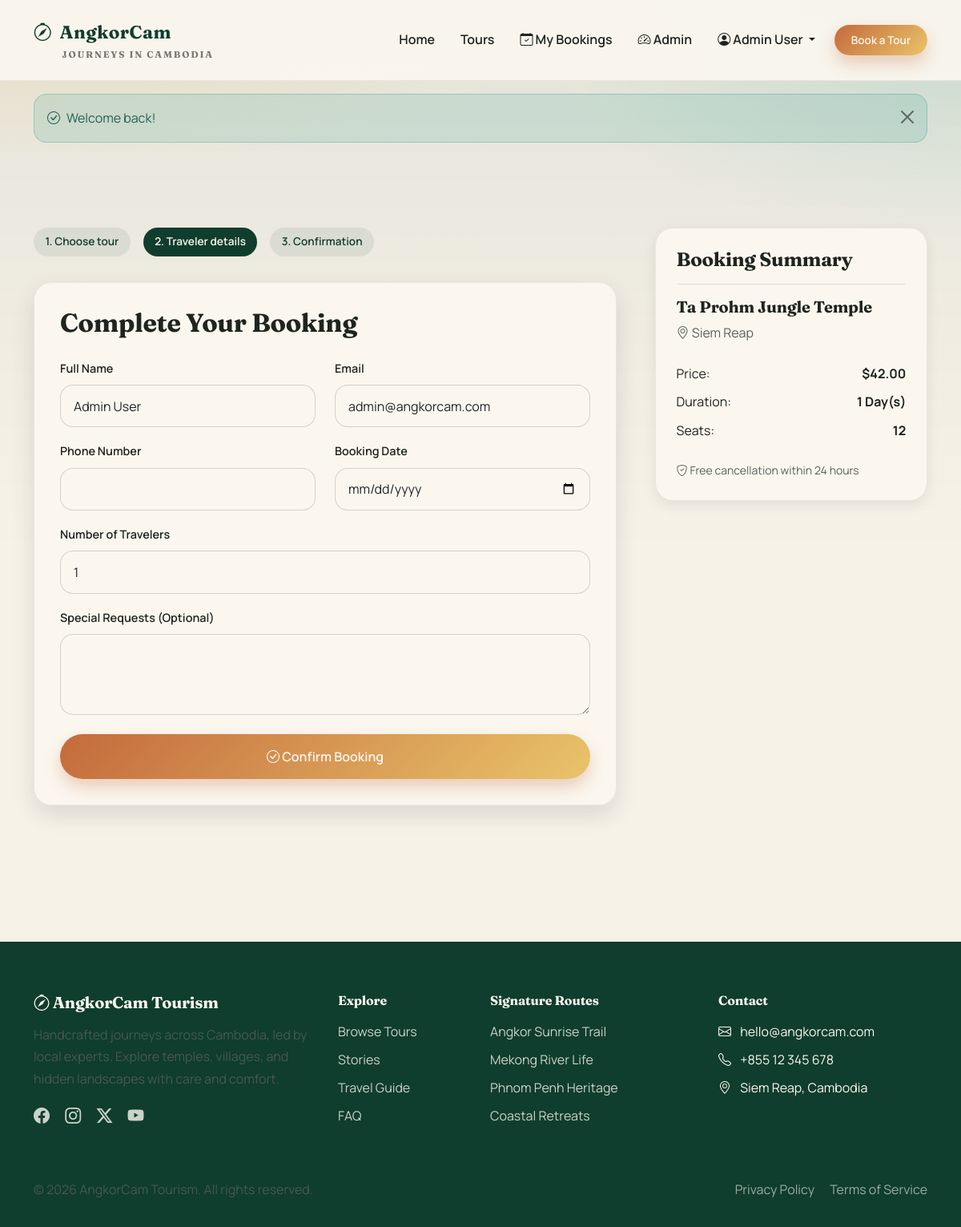
Page /?page=booking&tour_id=2 (signed in) on the committed database.
### tables this page shows
CREATE TABLE tours (
    id INT UNSIGNED AUTO_INCREMENT PRIMARY KEY,
    title VARCHAR(200) NOT NULL,
    slug VARCHAR(255) UNIQUE NOT NULL,
    location VARCHAR(100) NOT NULL,
    category VARCHAR(50) NOT NULL DEFAULT 'Cultural',
    price DECIMAL(10,2) NOT NULL,
    duration INT NOT NULL COMMENT 'Duration in days',
    description TEXT,
    highlights TEXT COMMENT 'What makes this tour special',
    included TEXT COMMENT 'What is included',
    excluded TEXT COMMENT 'What is not included',
    image VARCHAR(255),
    available_seats INT DEFAULT 15,
    status ENUM('active', 'inactive') DEFAULT 'active',
    created_at TIMESTAMP DEFAULT CURRENT_TIMESTAMP,
    updated_at TIMESTAMP DEFAULT CURRENT_TIMESTAMP ON UPDATE CURRENT_TIMESTAMP,
    
    INDEX idx_slug (slug),
    INDEX idx_location (location),
    INDEX idx_category (category),
    INDEX idx_status (status),
    INDEX idx_price (price)
);

### config/config.php (called while the page is built, shortened)
<?php
try {
    $db = new PDO(
        "mysql:host=" . DB_HOST . ";dbname=" . DB_NAME . ";charset=utf8mb4",
        DB_USER,
        DB_PASS,
        [
            PDO::ATTR_ERRMODE => PDO::ERRMODE_EXCEPTION,
            PDO::ATTR_DEFAULT_FETCH_MODE => PDO::FETCH_ASSOC,
            PDO::ATTR_EMULATE_PREPARES => false,
            PDO::ATTR_ERRMODE => PDO::ERRMODE_EXCEPTION,
            PDO::ATTR_DEFAULT_FETCH_MODE => PDO::FETCH_ASSOC,
            PDO::ATTR_EMULATE_PREPARES => false
        ]
    );
} catch (PDOException $e) {
    die("Database Connection Failed: " . $e->getMessage());
}
function e($value) {
    return htmlspecialchars($value ?? '', ENT_QUOTES, 'UTF-8');
}
function formatPrice($amount) {
    return '$' . number_format((float)$amount, 2);
}
require_once BASE_PATH . '/app/Models/Tour.php';
require_once BASE_PATH . '/app/Models/Booking.php';

### app/Models/Tour.php (called while the page is built, shortened)
<?php
class Tour {
    private $db;
    public function __construct($database) {
        $this->db = $database;
    }
    public function getById($id) {
        $stmt = $this->db->prepare("SELECT * FROM tours WHERE id = ? AND status = 'active'");
        $stmt->execute([$id]);
        return $stmt->fetch();
    }
}

### views/pages/public/booking.php (the view, shortened to what this page needs)
<?php
$tour_id = $_GET['tour_id'] ?? 0;
$tourModel = new Tour($db);
$tour = $tourModel->getById($tour_id);
?>
<section class="section">
    <div class="container">
        <div class="row g-5">
            <div class="col-lg-8">
                <div class="stepper">
                    <span class="step">1. Choose tour</span>
                    <span class="step active">2. Traveler details</span>
                    <span class="step">3. Confirmation</span>
                </div>
                <div class="glass-card">
                    <h2 class="mb-4">Complete Your Booking</h2>
                    <form method="POST" action="?page=process-booking">
                        <div class="row">
                            <div class="col-md-6 mb-3">
                                <label class="form-label">Full Name</label>
                                <input type="text" name="customer_name" class="form-control" value="<?= e($_SESSION['name']) ?>" required>
                            </div>
                            <div class="col-md-6 mb-3">
                                <label class="form-label">Email</label>
                                <input type="email" name="customer_email" class="form-control" value="<?= e($_SESSION['email']) ?>" required>
                            </div>
                        </div>
                        <div class="row">
                            <div class="col-md-6 mb-3">
                                <label class="form-label">Phone Number</label>
                                <input type="tel" name="customer_phone" class="form-control" required>
                            </div>
                            <div class="col-md-6 mb-3">
                                <label class="form-label">Booking Date</label>
                                <input type="date" name="booking_date" class="form-control" min="<?= date('Y-m-d') ?>" required>
                            </div>
                        </div>
                        <div class="mb-3">
                            <label class="form-label">Number of Travelers</label>
                            <input type="number" name="travelers" class="form-control" value="1" min="1" max="<?= $tour['available_seats'] ?>" required>
                        </div>
                        <div class="mb-4">
                            <label class="form-label">Special Requests (Optional)</label>
                            <textarea name="notes" class="form-control" rows="3"></textarea>
                        </div>
                        <button type="submit" class="btn btn-gradient btn-lg w-100">
                            <i class="bi bi-check-circle"></i> Confirm Booking
                        </button>
                    </form>
                </div>
            </div>
            <div class="col-lg-4">
                <div class="booking-card sticky-top" style="top: 110px;">
                    <h4>Booking Summary</h4>
                    <hr>
                    <h5><?= e($tour['title']) ?></h5>
                    <p class="text-muted"><i class="bi bi-geo-alt"></i> <?= e($tour['location']) ?></p>
                    <div class="mt-4">
                        <div class="d-flex justify-content-between mb-2">
                            <span>Price:</span>
                            <strong><?= formatPrice($tour['price']) ?></strong>
                        </div>
                        <div class="d-flex justify-content-between mb-2">
                            <span>Duration:</span>
                            <strong><?= $tour['duration'] ?> Day(s)</strong>
                        </div>
                        <div class="d-flex justify-content-between">
                            <span>Seats:</span>
                            <strong><?= $tour['available_seats'] ?></strong>
                        </div>
                    </div>
                    <div class="mt-4 small text-muted">
                        <i class="bi bi-shield-check"></i> Free cancellation within 24 hours
                    </div>
                </div>
            </div>
        </div>
    </div>
</section>
<?php $content = ob_get_clean(); require __DIR__ . '/../../layouts/main.php'; ?>

### public/css/style.css (style rules this page uses)
:root { --ink: #1f241f; --muted: #5b615a; --paper: #f7f2e8; --cream: #fbf7ef; --sand: #e7d6b8; --clay: #c46a3c; --sun: #e9c46a; --forest: #0f3d2e; --jade: #2a9d8f; --river: #3e7c7b; --gradient-primary: linear-gradient(135deg, #c46a3c 0%, #e9c46a 100%); --gradient-hero: linear-gradient(120deg, #0f3d2e 0%, #1c5a46 40%, #c46a3c 100%); --gradient-soft: linear-gradient(180deg, rgba(231, 214, 184, 0.35) 0%, rgba(251, 247, 239, 0.8) 100%); --shadow-sm: 0 6px 16px rgba(31, 36, 31, 0.08); --shadow-md: 0 12px 28px rgba(31, 36, 31, 0.12); --shadow-lg: 0 22px 48px rgba(31, 36, 31, 0.16); --radius-sm: 10px; --radius-md: 16px; --radius-lg: 22px; --radius-xl: 30px; }
* { margin: 0; padding: 0; box-sizing: border-box; }
body { font-family: 'Manrope', 'Segoe UI', sans-serif; background: var(--paper); color: var(--ink); line-height: 1.7; -webkit-font-smoothing: antialiased; position: relative; }
body::before { content: ''; position: fixed; inset: 0; background: radial-gradient(1200px 600px at 10% -10%, rgba(233, 196, 106, 0.35), transparent 60%), radial-gradient(900px 500px at 100% 0%, rgba(42, 157, 143, 0.18), transparent 60%), linear-gradient(180deg, rgba(15, 61, 46, 0.08) 0%, rgba(15, 61, 46, 0.0) 45%); z-index: -1; }
h1, h2, h3, h4, h5, h6 { font-family: 'Fraunces', 'Times New Roman', serif; font-weight: 700; line-height: 1.15; letter-spacing: -0.01em; color: var(--ink); }
p { color: var(--muted); }
.text-muted { color: var(--muted) !important; }
hr { border-top: 1px solid rgba(31, 36, 31, 0.12); opacity: 1; }
.section { padding: 90px 0; }
.glass-card { background: rgba(251, 247, 239, 0.98); border-radius: var(--radius-lg); padding: 2rem; box-shadow: var(--shadow-md); border: 1px solid rgba(31, 36, 31, 0.08); transition: transform 0.3s ease, box-shadow 0.3s ease; }
.btn-gradient { background: var(--gradient-primary); border: none; color: var(--cream); padding: 0.85rem 2rem; border-radius: 999px; font-weight: 600; box-shadow: 0 10px 20px rgba(196, 106, 60, 0.3); transition: transform 0.2s ease, box-shadow 0.2s ease; }
.btn-gradient.btn-lg, .btn-outline-gradient.btn-lg { padding: 1rem 2.4rem; font-size: 1rem; }
.form-control, .form-select { border-radius: var(--radius-md); border: 1px solid rgba(31, 36, 31, 0.18); padding: 0.85rem 1rem; font-size: 1rem; background: var(--cream); transition: all 0.2s ease; }
.form-label { font-weight: 600; color: var(--ink); margin-bottom: 0.5rem; font-size: 0.9rem; }
.stepper { display: flex; gap: 1rem; flex-wrap: wrap; margin-bottom: 2rem; }
.stepper .step { padding: 0.4rem 0.9rem; border-radius: 999px; background: rgba(15, 61, 46, 0.08); color: var(--forest); font-weight: 600; font-size: 0.85rem; }
.stepper .step.active { background: var(--forest); color: var(--cream); }
.booking-card { background: var(--cream); border-radius: var(--radius-lg); padding: 1.6rem; border: 1px solid rgba(31, 36, 31, 0.08); box-shadow: var(--shadow-sm); }

### rows in the picture
tours: title "Ta Prohm Jungle Temple", location "Siem Reap", price "$42.00", duration "1", available_seats "12"

### other values in the picture
$_SESSION['name'] "Admin User"
$success "Welcome back!"
